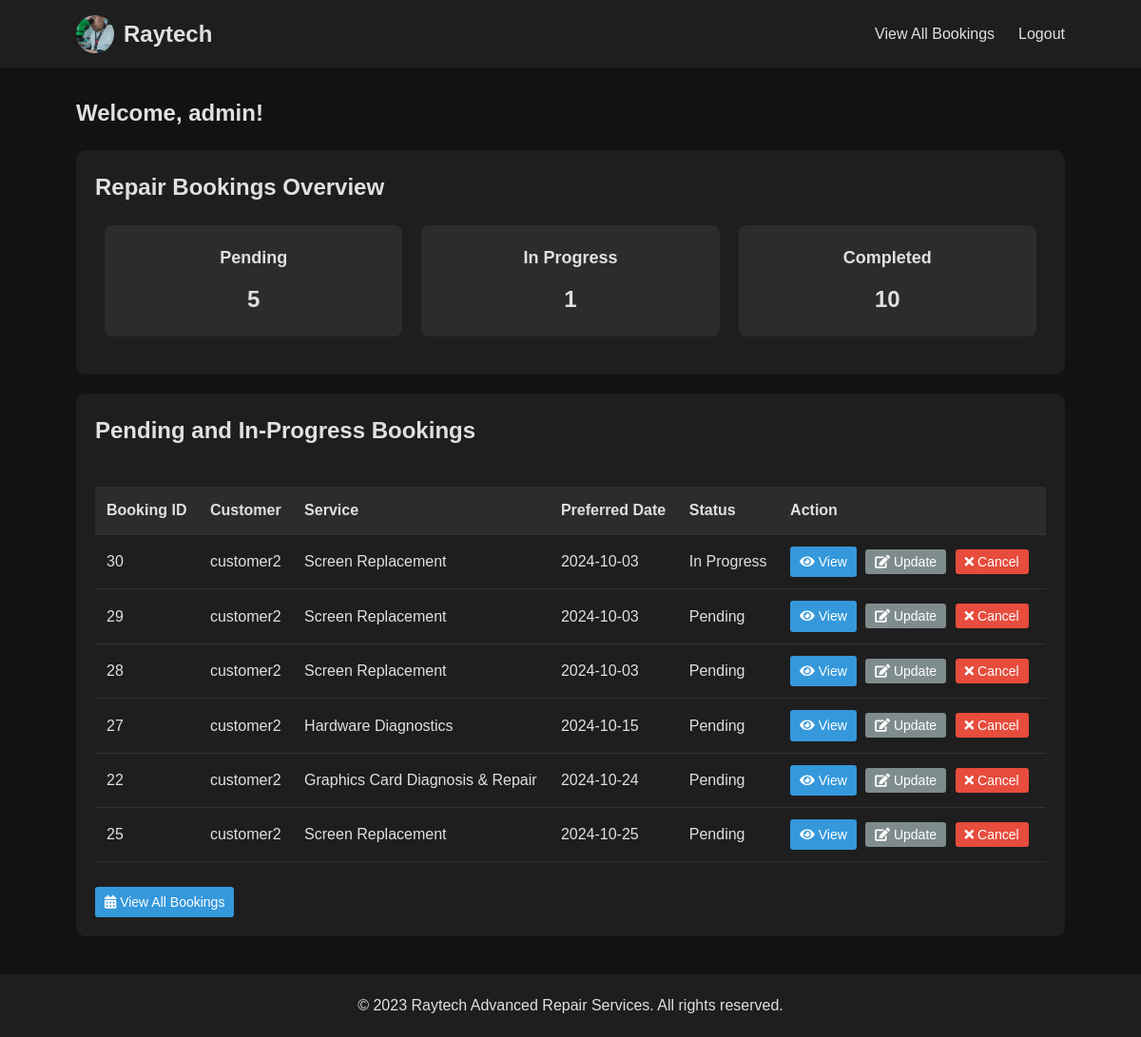
Screenshot of /views/technician_dashboard.php (signed in) with the database file from the repository.
### tables this page shows
CREATE TABLE `users` (
  `user_id` int(11) NOT NULL,
  `username` varchar(50) NOT NULL,
  `email` varchar(100) NOT NULL,
  `phone` varchar(20) NOT NULL,
  `password_hash` varchar(255) NOT NULL,
  `created_at` timestamp NOT NULL DEFAULT current_timestamp(),
  `user_role` enum('customer','technician') NOT NULL DEFAULT 'customer'
);

CREATE TABLE `repair_bookings` (
  `repair_bookings_id` int(11) NOT NULL,
  `user_id` int(11) NOT NULL,
  `service_id` int(11) NOT NULL,
  `service_name` varchar(255) NOT NULL,
  `description` text DEFAULT NULL,
  `preferred_date` date DEFAULT NULL,
  `status` varchar(50) NOT NULL DEFAULT 'Pending',
  `created_at` timestamp NOT NULL DEFAULT current_timestamp(),
  `updated_at` timestamp NOT NULL DEFAULT current_timestamp() ON UPDATE current_timestamp(),
  `completed_date` datetime DEFAULT NULL
);

CREATE TABLE `repair_services` (
  `service_id` int(11) NOT NULL,
  `service_name` varchar(255) NOT NULL,
  `price` decimal(10,2) NOT NULL,
  `description` text DEFAULT NULL,
  `estimated_duration` int(11) DEFAULT NULL,
  `created_at` timestamp NOT NULL DEFAULT current_timestamp(),
  `updated_at` timestamp NOT NULL DEFAULT current_timestamp() ON UPDATE current_timestamp()
);

### classes/User.php (called while the page is built, shortened)
<?php
class User {
    private $username;
    public function __construct($username, $email, $phone, $password = '', $user_role = 'customer') {
        $this->username = $username;
    }
    public static function getById($user_id) {
        $db = Database::getInstance();
        $conn = $db->getConnection();
        $query = "SELECT * FROM users WHERE user_id = ?";
        $stmt = $conn->prepare($query);
        $stmt->bind_param("i", $user_id);
        $stmt->execute();
        $result = $stmt->get_result();
        if ($result->num_rows === 1) {
            $user_data = $result->fetch_assoc();
            $user = new self($user_data['username'], $user_data['email'], $user_data['phone'], '', $user_data['user_role']);
            $user->user_id = $user_data['user_id'];
            $user->password_hash = $user_data['password_hash'];
            return $user;
        }
        return null;
    }
    public function getUsername() {
        return $this->username;
    }
}

### views/technician_dashboard.php (the view, shortened to what this page needs)
<?php
require_once '../classes/Database.php';
require_once '../classes/User.php';
$db = Database::getInstance();
$conn = $db->getConnection();
$technician = User::getById($_SESSION['user_id']);
$status_query = "SELECT status, COUNT(*) as count FROM repair_bookings GROUP BY status";
$status_result = $conn->query($status_query);
if ($status_result === false) {
    error_log("Database query failed: " . $conn->error);
    $status_counts = array();
} else {
    $status_counts = array();
    while ($row = $status_result->fetch_assoc()) {
        $status_counts[$row['status']] = $row['count'];
    }
}
$pending_query = "SELECT rb.*, rs.service_name, u.username as customer_name
                  FROM repair_bookings rb
                  JOIN repair_services rs ON rb.service_id = rs.service_id
                  JOIN users u ON rb.user_id = u.user_id
                  WHERE rb.status IN ('Pending', 'In Progress')
                  ORDER BY rb.preferred_date ASC, rb.repair_bookings_id DESC";
$pending_result = $conn->query($pending_query);
if ($pending_result === false) {
    error_log("Database query failed: " . $conn->error);
    $pending_bookings = array();
} else {
    $pending_bookings = $pending_result->fetch_all(MYSQLI_ASSOC);
}
?>
<!DOCTYPE html>
<html lang="en">
<head>
    <link rel="stylesheet" href="../assets/css/dashboard.css">
    <link rel="stylesheet" href="https://cdnjs.cloudflare.com/ajax/libs/font-awesome/5.15.3/css/all.min.css">
</head>
<body>
    <header>
        <div class="container">
            <div class="logo">
                <img src="../assets/images/logo.jpg" alt="Raytech Logo">
                <h1>Raytech</h1>
            </div>
            <nav>
                <ul>
                    <li><a href="technician_schedule.php">View All Bookings</a></li>
                    <li><a href="../actions/logout.php">Logout</a></li>
                </ul>
            </nav>
        </div>
    </header>
    <main>
        <div class="container">
            <div class="welcome-message">
                <h2>Welcome, <?php echo htmlspecialchars($technician->getUsername()); ?>!</h2>
            </div>
            <section class="dashboard-section">
                <h2>Repair Bookings Overview</h2>
                <div class="status-overview">
                    <div class="status-card">
                        <h3>Pending</h3>
                        <p><?php echo isset($status_counts['Pending']) ? $status_counts['Pending'] : 0; ?></p>
                    </div>
                    <div class="status-card">
                        <h3>In Progress</h3>
                        <p><?php echo isset($status_counts['In Progress']) ? $status_counts['In Progress'] : 0; ?></p>
                    </div>
                    <div class="status-card">
                        <h3>Completed</h3>
                        <p><?php echo isset($status_counts['Completed']) ? $status_counts['Completed'] : 0; ?></p>
                    </div>
                </div>
            </section>
            <section class="dashboard-section">
                <h2>Pending and In-Progress Bookings</h2>
                <div class="table-responsive">
                    <table>
                        <thead>
                            <tr>
                                <th>Booking ID</th>
                                <th>Customer</th>
                                <th>Service</th>
                                <th>Preferred Date</th>
                                <th>Status</th>
                                <th>Action</th>
                            </tr>
                        </thead>
                        <tbody>
                            <?php foreach ($pending_bookings as $booking): ?>
                                <tr>
                                    <td><?php echo htmlspecialchars($booking['repair_bookings_id']); ?></td>
                                    <td><?php echo htmlspecialchars($booking['customer_name']); ?></td>
                                    <td><?php echo htmlspecialchars($booking['service_name']); ?></td>
                                    <td><?php echo htmlspecialchars($booking['preferred_date']); ?></td>
                                    <td><?php echo htmlspecialchars($booking['status']); ?></td>
                                    <td>
                                        <a href="view_booking.php?id=<?php echo $booking['repair_bookings_id']; ?>"
                                            class="btn btn-primary btn-sm"><i class="fas fa-eye"></i> View</a>
                                        <button onclick="openModal(<?php echo $booking['repair_bookings_id']; ?>)"
                                            class="btn btn-secondary btn-sm"><i class="fas fa-edit"></i> Update</button>
                                        <form action="../actions/cancel_booking.php" method="POST" style="display: inline;">
                                            <button type="submit" class="btn btn-danger btn-sm"
                                                onclick="return confirm('Are you sure you want to cancel this booking?');"><i
                                                    class="fas fa-times"></i> Cancel</button>
                                        </form>
                                    </td>
                                </tr>
                            <?php endforeach; ?>
                        </tbody>
                    </table>
                </div>
                <br>
                <p class="text-center mt-3">
                    <a href="technician_schedule.php" class="btn btn-primary"><i class="fas fa-calendar-alt"></i> View
                        All Bookings</a>
                </p>
            </section>
        </div>
    </main>
    <footer>
        <div class="container">
            <p>&copy; 2023 Raytech Advanced Repair Services. All rights reserved.</p>
        </div>
    </footer>
</body>
</html>

### assets/css/dashboard.css (style rules this page uses)
* { box-sizing: border-box; margin: 0; padding: 0; }
body { font-family: Arial, sans-serif; background: #121212; color: #e0e0e0; line-height: 1.6; min-height: 100vh; display: flex; flex-direction: column; }
.container { width: 90%; max-width: 1200px; margin: 0 auto; padding: 0 20px; }
header { background-color: #1e1e1e; padding: 1rem 0; position: fixed; width: 100%; top: 0; z-index: 1000; box-shadow: 0 2px 4px rgba(0,0,0,0.2); }
header .container { display: flex; justify-content: space-between; align-items: center; }
.logo { display: flex; align-items: center; margin-right: 20px; }
.logo img { width: 40px; height: 40px; margin-right: 10px; border-radius: 50%; }
.logo h1 { font-size: 24px; color: #e0e0e0; margin: 0; line-height: 40px; }
nav ul { list-style: none; display: flex; align-items: center; }
nav ul li { margin-left: 25px; }
nav ul li a { text-decoration: none; color: #e0e0e0; font-size: 16px; }
.welcome-message { font-size: 18px; color: #e0e0e0; margin-top: 0; }
main { margin-top: 120px; padding: 20px 0; }
main { flex-grow: 1; margin-top: 80px; padding: 20px 0; }
.welcome-message { margin-bottom: 20px; }
h1, h2 { color: #e0e0e0; margin-bottom: 20px; }
h1 { font-size: 32px; }
h2 { font-size: 24px; }
.dashboard-section { background: #1e1e1e; border-radius: 10px; padding: 20px; margin-bottom: 20px; }
.table-responsive { overflow-x: auto; }
table { width: 100%; border-collapse: collapse; margin-top: 20px; }
th, td { padding: 12px; text-align: left; border-bottom: 1px solid #333; }
th { background-color: #2c2c2c; font-weight: bold; }
.btn { display: inline-block; padding: 10px 20px; border: none; border-radius: 5px; cursor: pointer; text-decoration: none; font-size: 16px; transition: background-color 0.3s; }
.btn-primary { background-color: #3498db; color: #ffffff; }
.btn-danger { background-color: #e74c3c; color: #ffffff; }
footer { background: #1e1e1e; padding: 20px 0; text-align: center; margin-top: auto; }
.btn { padding: 5px 10px; font-size: 14px; margin-right: 5px; }
.btn { padding: 5px 10px; font-size: 14px; border: none; border-radius: 3px; cursor: pointer; transition: background-color 0.3s; }
.btn-primary { background-color: #3498db; color: white; }
.btn-danger { background-color: #e74c3c; color: white; }
.status-overview { display: flex; justify-content: space-between; margin-bottom: 20px; }
.status-card { background-color: #2c2c2c; border-radius: 8px; padding: 20px; text-align: center; flex: 1; margin: 0 10px; }
.status-card h3 { margin-bottom: 10px; font-size: 18px; }
.status-card p { font-size: 24px; font-weight: bold; }
.btn-secondary { background-color: #7f8c8d; color: #ffffff; }

### rows the page displays
users: username "admin"
repair_bookings: repair_bookings_id "30", user.username "customer2", service.service_name "Screen Replacement", preferred_date "2024-10-03", status "In Progress"
repair_bookings: repair_bookings_id "29", user.username "customer2", service.service_name "Screen Replacement", preferred_date "2024-10-03", status "Pending"
repair_bookings: repair_bookings_id "28", user.username "customer2", service.service_name "Screen Replacement", preferred_date "2024-10-03", status "Pending"
repair_bookings: repair_bookings_id "27", user.username "customer2", service.service_name "Hardware Diagnostics", preferred_date "2024-10-15", status "Pending"
repair_bookings: repair_bookings_id "22", user.username "customer2", service.service_name "Graphics Card Diagnosis & Repair", preferred_date "2024-10-24", status "Pending"
repair_bookings: repair_bookings_id "25", user.username "customer2", service.service_name "Screen Replacement", preferred_date "2024-10-25", status "Pending"

### other values shown
$status_counts['Pending'] "5"
$status_counts['In Progress'] "1"
$status_counts['Completed'] "10"
